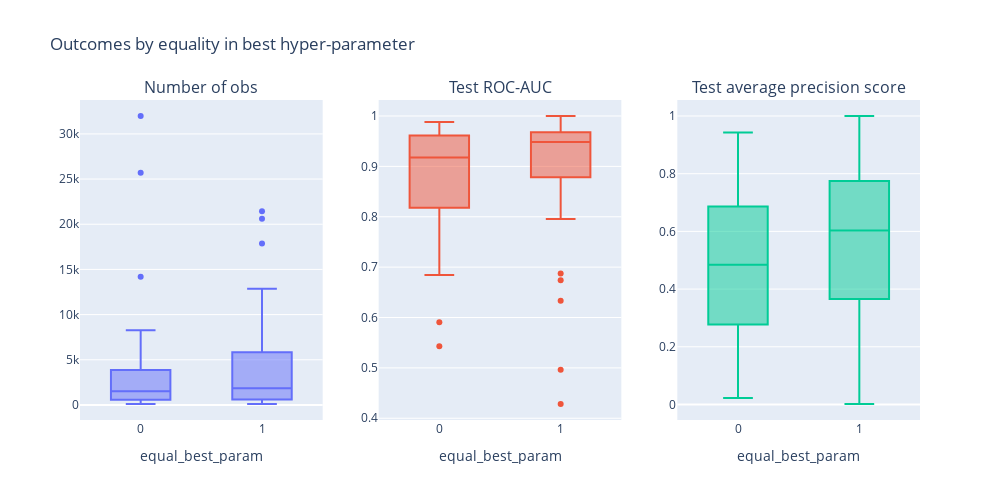

Notebook source saved alongside this figure:
### Markdown cell above
<a id='reference2'></a>

### Code cell
# Boxplots for the distribution of outcomes by equality of best hyper-parameter:
fig = make_subplots(rows=1, cols=3,
                    subplot_titles=("Number of obs", "Test ROC-AUC", "Test average precision score"))

# First plot:
fig.add_trace(
    go.Box(x=LR_grid_search['equal_best_param'], y=LR_grid_search['n_orders'], name='n_obs'),
    row=1, col=1, secondary_y=False)

# Second plot:
fig.add_trace(
    go.Box(x=LR_grid_search['equal_best_param'], y=LR_grid_search['test_roc_auc_roc'], name='roc_auc'),
    row=1, col=2, secondary_y=False)

# Third plot:
fig.add_trace(
    go.Box(x=LR_grid_search['equal_best_param'], y=LR_grid_search['test_prec_avg_prec'], name='test_prec_avg'),
    row=1, col=3, secondary_y=False)

# Changing layout:
fig.update_layout(
    title_text='Outcomes by equality in best hyper-parameter',
    width=1000,
    height=500,
    showlegend=False
)

# Changing axes:
fig.update_xaxes(title_text="equal_best_param", row=1, col=1)
fig.update_xaxes(title_text="equal_best_param", row=1, col=2)
fig.update_xaxes(title_text="equal_best_param", row=1, col=3)

fig.show()

### Figure 1 — Plotly figure (JSON) as saved in the notebook; plotly's stock layout.template omitted (floating-point values rounded to 4 significant figures)
{"data": [{"name": "n_obs", "type": "box", "x": [0, 0, 1, 1, 0, 0, 0, 0, 1, 1, 1, 1, 0, 0, 1, 1, 0, 1, 1, 0, 1, 0, 0, 1, 1, 1, 0, 0, 0, 0, 0, 1, 0, 0, 1, 1, 1, 0, 0, 1, 0, 1, 1, 0, 0, 1, 1, 0, 1, 0, 1, 1, 1, 1, 1, 0, 1, 1, 1, 0, 1, 0, 0, 1, 0, 1, 1, 0, 0, 1, 0, 1, 0, 0, 1, 1, 0, 0, 0, 0, 0, 0, 0, 0, 1, 1], "xaxis": "x", "y": [1285, 999, 538, 472, 2189, 31981, 622, 378, 1909, 5831, 425, 17869, 2221, 3973, 8092, 3293, 1549, 227, 193, 590, 7210, 349, 306, 1142, 7314, 1235, 411, 2158, 5490, 1674, 671, 20595, 1859, 499, 4433, 147, 12849, 221, 1347, 1369, 1460, 3266, 890, 2925, 1733, 21438, 1643, 4601, 1767, 7054, 2134, 9576, 4965, 4217, 997, 1766, 10288, 1244, 191, 4801, 612, 430, 25688, 2014, 2626, 1046, 365, 103, 3750, 224, 1165, 893, 793, 563, 11419, 3725, 4003, 1406, 1282, 8256, 136, 257, 14185, 4080, 107, 2946], "yaxis": "y"}, {"name": "roc_auc", "type": "box", "x": [0, 0, 1, 1, 0, 0, 0, 0, 1, 1, 1, 1, 0, 0, 1, 1, 0, 1, 1, 0, 1, 0, 0, 1, 1, 1, 0, 0, 0, 0, 0, 1, 0, 0, 1, 1, 1, 0, 0, 1, 0, 1, 1, 0, 0, 1, 1, 0, 1, 0, 1, 1, 1, 1, 1, 0, 1, 1, 1, 0, 1, 0, 0, 1, 0, 1, 1, 0, 0, 1, 0, 1, 0, 0, 1, 1, 0, 0, 0, 0, 0, 0, 0, 0, 1, 1], "xaxis": "x2", "y": [0.859, 0.7415, 0.6741, 0.9919, 0.7791, 0.9727, 0.9333, 0.9375, 0.9533, 0.9666, 0.8939, 0.9835, 0.8302, 0.9229, 0.9601, 0.9758, 0.8883, 1, 0.6331, 0.8716, 0.9325, 0.5906, 0.92, 0.9229, 0.9483, 0.9628, 0.8859, 0.9635, 0.9167, 0.9838, 0.9596, 0.9485, 0.8911, 0.6842, 0.9797, 0.4965, 0.9504, 0.9881, 0.9675, 0.9245, 0.9408, 0.8547, 0.9799, 0.9628, 0.9874, 0.9582, 0.974, 0.9667, 0.9633, 0.6931, 0.9615, 0.9676, 0.9791, 0.9932, 0.8719, 0.7933, 0.9429, 0.9053, 0.9338, 0.9182, 0.8656, 0.5428, 0.9707, 0.8837, 0.9243, 0.4283, 0.7956, 0.9215, 0.9208, 0.6872, 0.8635, 0.8784, 0.7642, 0.8593, 0.9794, 0.9505, 0.9707, 0.8982, 0.9545, 0.8057, 0.7867, 0.7584, 0.9697, 0.8411, 0.8969, 0.8183], "yaxis": "y2"}, {"name": "test_prec_avg", "type": "box", "x": [0, 0, 1, 1, 0, 0, 0, 0, 1, 1, 1, 1, 0, 0, 1, 1, 0, 1, 1, 0, 1, 0, 0, 1, 1, 1, 0, 0, 0, 0, 0, 1, 0, 0, 1, 1, 1, 0, 0, 1, 0, 1, 1, 0, 0, 1, 1, 0, 1, 0, 1, 1, 1, 1, 1, 0, 1, 1, 1, 0, 1, 0, 0, 1, 0, 1, 1, 0, 0, 1, 0, 1, 0, 0, 1, 1, 0, 0, 0, 0, 0, 0, 0, 0, 1, 1], "xaxis": "x3", "y": [0.1779, 0.0302, 0.1628, 0.8242, 0.1302, 0.6382, 0.3217, 0.5758, 0.7685, 0.7144, 0.02128, 0.749, 0.02217, 0.4892, 0.5391, 0.7913, 0.4791, 1, 0.1193, 0.6122, 0.4976, 0.1903, 0.2415, 0.534, 0.3821, 0.331, 0.9133, 0.5617, 0.3126, 0.8921, 0.7829, 0.5689, 0.3407, 0.3397, 0.7783, 0.335, 0.609, 0.9318, 0.4656, 0.3429, 0.7093, 0.2617, 0.8848, 0.5955, 0.8198, 0.6013, 0.7916, 0.9431, 0.7036, 0.107, 0.6041, 0.8107, 0.7348, 0.8192, 0.3264, 0.1828, 0.7874, 0.6791, 0.7018, 0.3804, 0.5899, 0.6625, 0.6341, 0.2433, 0.3346, 0.001629, 0.4102, 0.9081, 0.3383, 0.366, 0.7212, 0.7939, 0.072, 0.5333, 0.7749, 0.4464, 0.7633, 0.6279, 0.8694, 0.04642, 0.4141, 0.4423, 0.6354, 0.1867, 0.6399, 0.4836], "yaxis": "y3"}], "layout": {"annotations": [{"font": {"size": 16}, "showarrow": false, "text": "Number of obs", "x": 0.1444, "xanchor": "center", "xref": "paper", "y": 1, "yanchor": "bottom", "yref": "paper"}, {"font": {"size": 16}, "showarrow": false, "text": "Test ROC-AUC", "x": 0.5, "xanchor": "center", "xref": "paper", "y": 1, "yanchor": "bottom", "yref": "paper"}, {"font": {"size": 16}, "showarrow": false, "text": "Test average precision score", "x": 0.8556, "xanchor": "center", "xref": "paper", "y": 1, "yanchor": "bottom", "yref": "paper"}], "height": 500, "showlegend": false, "title": {"text": "Outcomes by equality in best hyper-parameter"}, "width": 1000, "xaxis": {"anchor": "y", "domain": [0, 0.2889], "title": {"text": "equal_best_param"}}, "xaxis2": {"anchor": "y2", "domain": [0.3556, 0.6444], "title": {"text": "equal_best_param"}}, "xaxis3": {"anchor": "y3", "domain": [0.7111, 1], "title": {"text": "equal_best_param"}}, "yaxis": {"anchor": "x", "domain": [0, 1]}, "yaxis2": {"anchor": "x2", "domain": [0, 1]}, "yaxis3": {"anchor": "x3", "domain": [0, 1]}}}
